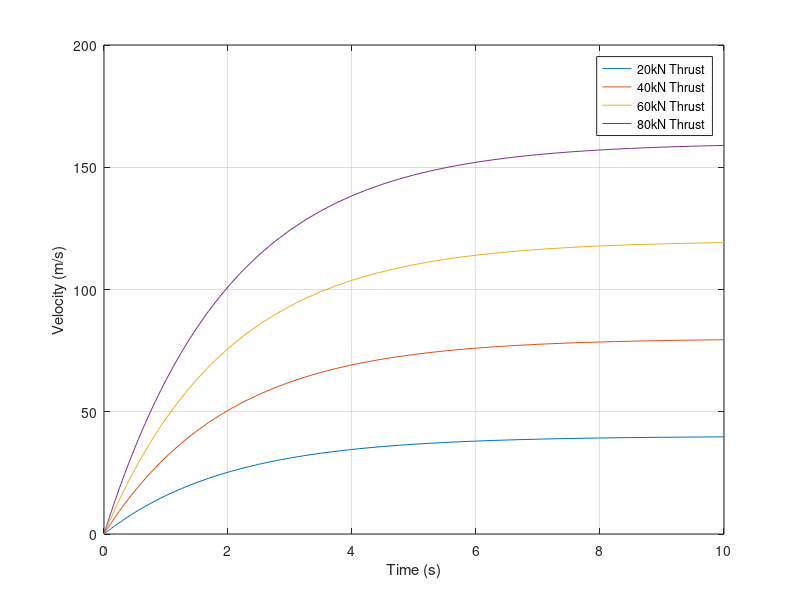

Recreate this plot in MATLAB.
% Rocket Populsion
% Plot the velocity of the rocket for the first 10 seconds for four values
% Define the given constants
m = 1000; % Kilograms
c = 500; % Newtons
v0 = 0; % m/s

% Solve the differential equations with ode45
for fi = 20000:20000:80000;
[t,v] = ode45(@(t,V) (fi-c*V)/m, [0 10], v0);
plot(t,v)
grid on
hold on
end 
xlabel("Time (s)")
ylabel("Velocity (m/s)")
legend('20kN Thrust','40kN Thrust','60kN Thrust','80kN Thrust', 'Location','Best')


% ylim([0 80000])
